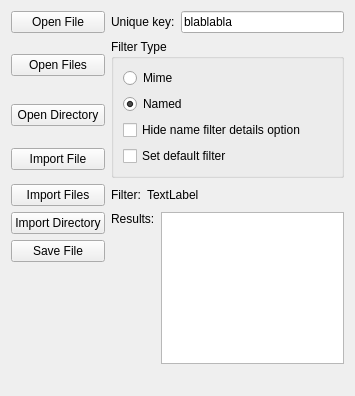
<?xml version="1.0" encoding="UTF-8"?>
<ui version="4.0">
 <class>KoFileDialogTester</class>
 <widget class="QWidget" name="KoFileDialogTester">
  <property name="geometry">
   <rect>
    <x>0</x>
    <y>0</y>
    <width>355</width>
    <height>396</height>
   </rect>
  </property>
  <layout class="QGridLayout" name="gridLayout">
   <item row="9" column="1">
    <widget class="QLabel" name="lblMime">
     <property name="text">
      <string/>
     </property>
    </widget>
   </item>
   <item row="8" column="1">
    <spacer name="verticalSpacer">
     <property name="orientation">
      <enum>Qt::Vertical</enum>
     </property>
     <property name="sizeHint" stdset="0">
      <size>
       <width>20</width>
       <height>40</height>
      </size>
     </property>
    </spacer>
   </item>
   <item row="0" column="0">
    <widget class="QPushButton" name="bnOpenFile">
     <property name="text">
      <string>Open File</string>
     </property>
    </widget>
   </item>
   <item row="1" column="0">
    <widget class="QPushButton" name="bnOpenFiles">
     <property name="text">
      <string>Open Files</string>
     </property>
    </widget>
   </item>
   <item row="0" column="1">
    <layout class="QHBoxLayout" name="horizontalLayout">
     <item>
      <widget class="QLabel" name="label">
       <property name="text">
        <string>Unique key:</string>
       </property>
      </widget>
     </item>
     <item>
      <widget class="QLineEdit" name="txtUniqueKey">
       <property name="text">
        <string>blablabla</string>
       </property>
      </widget>
     </item>
    </layout>
   </item>
   <item row="4" column="1">
    <layout class="QHBoxLayout" name="horizontalLayout_2">
     <item>
      <widget class="QLabel" name="label_2">
       <property name="sizePolicy">
        <sizepolicy hsizetype="Preferred" vsizetype="Fixed">
         <horstretch>0</horstretch>
         <verstretch>0</verstretch>
        </sizepolicy>
       </property>
       <property name="text">
        <string>Filter:</string>
       </property>
       <property name="alignment">
        <set>Qt::AlignLeading|Qt::AlignLeft|Qt::AlignTop</set>
       </property>
      </widget>
     </item>
     <item>
      <widget class="QLabel" name="txtFilter">
       <property name="sizePolicy">
        <sizepolicy hsizetype="Expanding" vsizetype="Fixed">
         <horstretch>0</horstretch>
         <verstretch>0</verstretch>
        </sizepolicy>
       </property>
       <property name="text">
        <string>TextLabel</string>
       </property>
       <property name="textFormat">
        <enum>Qt::PlainText</enum>
       </property>
       <property name="alignment">
        <set>Qt::AlignLeading|Qt::AlignLeft|Qt::AlignTop</set>
       </property>
       <property name="wordWrap">
        <bool>false</bool>
       </property>
      </widget>
     </item>
    </layout>
   </item>
   <item row="5" column="1" rowspan="3">
    <layout class="QHBoxLayout" name="horizontalLayout_3">
     <item>
      <widget class="QLabel" name="label_3">
       <property name="text">
        <string>Results:</string>
       </property>
       <property name="alignment">
        <set>Qt::AlignLeading|Qt::AlignLeft|Qt::AlignTop</set>
       </property>
      </widget>
     </item>
     <item>
      <widget class="QListWidget" name="listResults"/>
     </item>
    </layout>
   </item>
   <item row="1" column="1" rowspan="3">
    <widget class="QGroupBox" name="groupBox">
     <property name="title">
      <string>Filter Type</string>
     </property>
     <layout class="QVBoxLayout" name="verticalLayout">
      <item>
       <widget class="QRadioButton" name="radioMime">
        <property name="text">
         <string>Mime</string>
        </property>
       </widget>
      </item>
      <item>
       <widget class="QRadioButton" name="radioName">
        <property name="text">
         <string>Named</string>
        </property>
        <property name="checked">
         <bool>true</bool>
        </property>
       </widget>
      </item>
      <item>
       <widget class="QCheckBox" name="chkHideNameFilterDetailsOption">
        <property name="text">
         <string>Hide name filter details option</string>
        </property>
       </widget>
      </item>
      <item>
       <widget class="QCheckBox" name="chkSetDefaultFilter">
        <property name="text">
         <string>Set default filter</string>
        </property>
       </widget>
      </item>
     </layout>
    </widget>
   </item>
   <item row="6" column="0">
    <widget class="QPushButton" name="bnSaveFile">
     <property name="text">
      <string>Save File</string>
     </property>
    </widget>
   </item>
   <item row="4" column="0">
    <widget class="QPushButton" name="bnImportFiles">
     <property name="text">
      <string>Import Files</string>
     </property>
    </widget>
   </item>
   <item row="3" column="0">
    <widget class="QPushButton" name="bnImportFile">
     <property name="text">
      <string>Import File</string>
     </property>
    </widget>
   </item>
   <item row="2" column="0">
    <widget class="QPushButton" name="bnOpenDirectory">
     <property name="text">
      <string>Open Directory</string>
     </property>
    </widget>
   </item>
   <item row="5" column="0">
    <widget class="QPushButton" name="bnImportDirectory">
     <property name="text">
      <string>Import Directory</string>
     </property>
    </widget>
   </item>
  </layout>
  <zorder>bnImportFile</zorder>
  <zorder>bnOpenFile</zorder>
  <zorder>bnOpenFiles</zorder>
  <zorder>bnOpenDirectory</zorder>
  <zorder>bnImportFiles</zorder>
  <zorder>bnImportDirectory</zorder>
  <zorder>bnSaveFile</zorder>
  <zorder>groupBox</zorder>
  <zorder>lblMime</zorder>
 </widget>
 <resources/>
 <connections/>
</ui>
